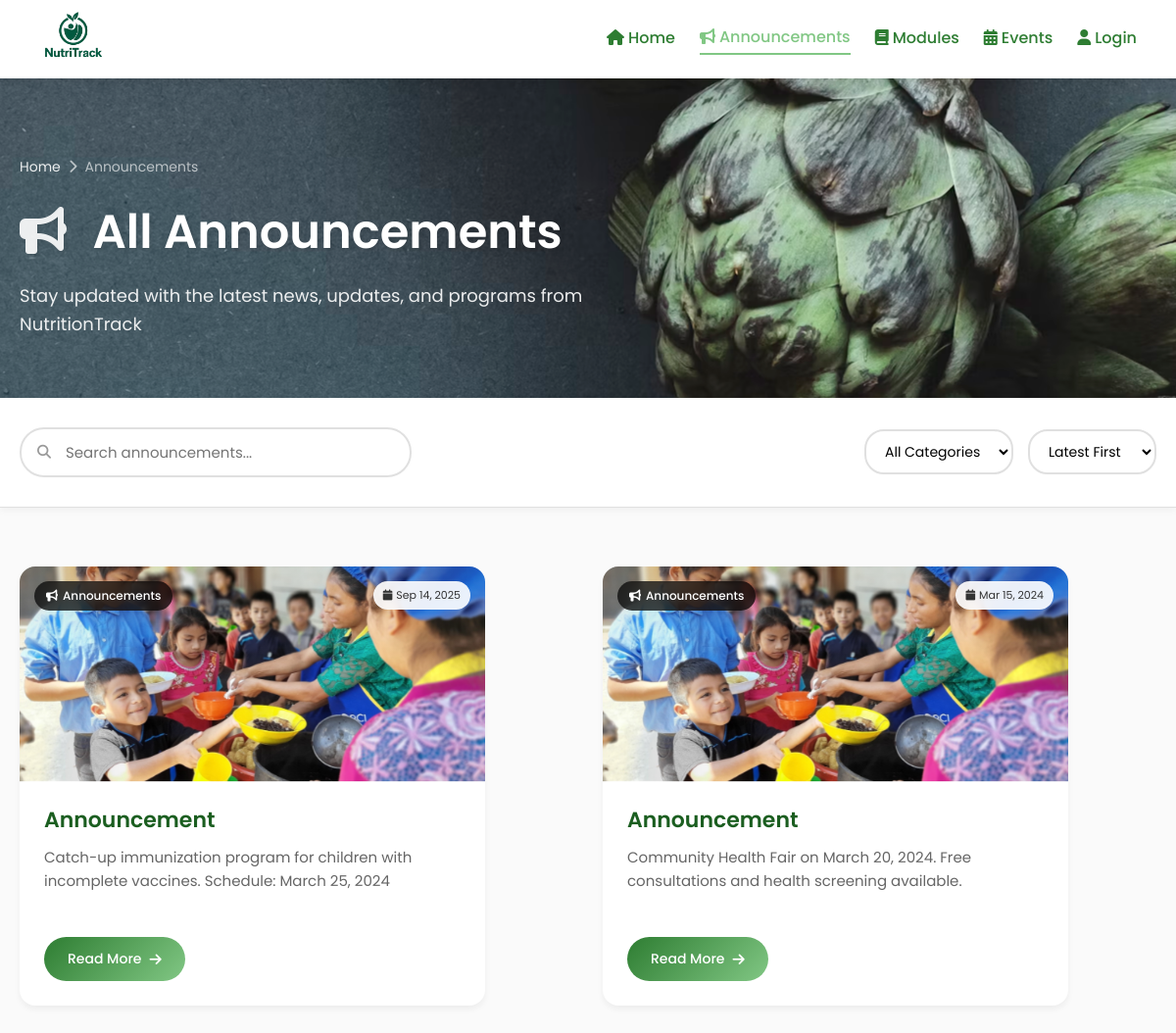
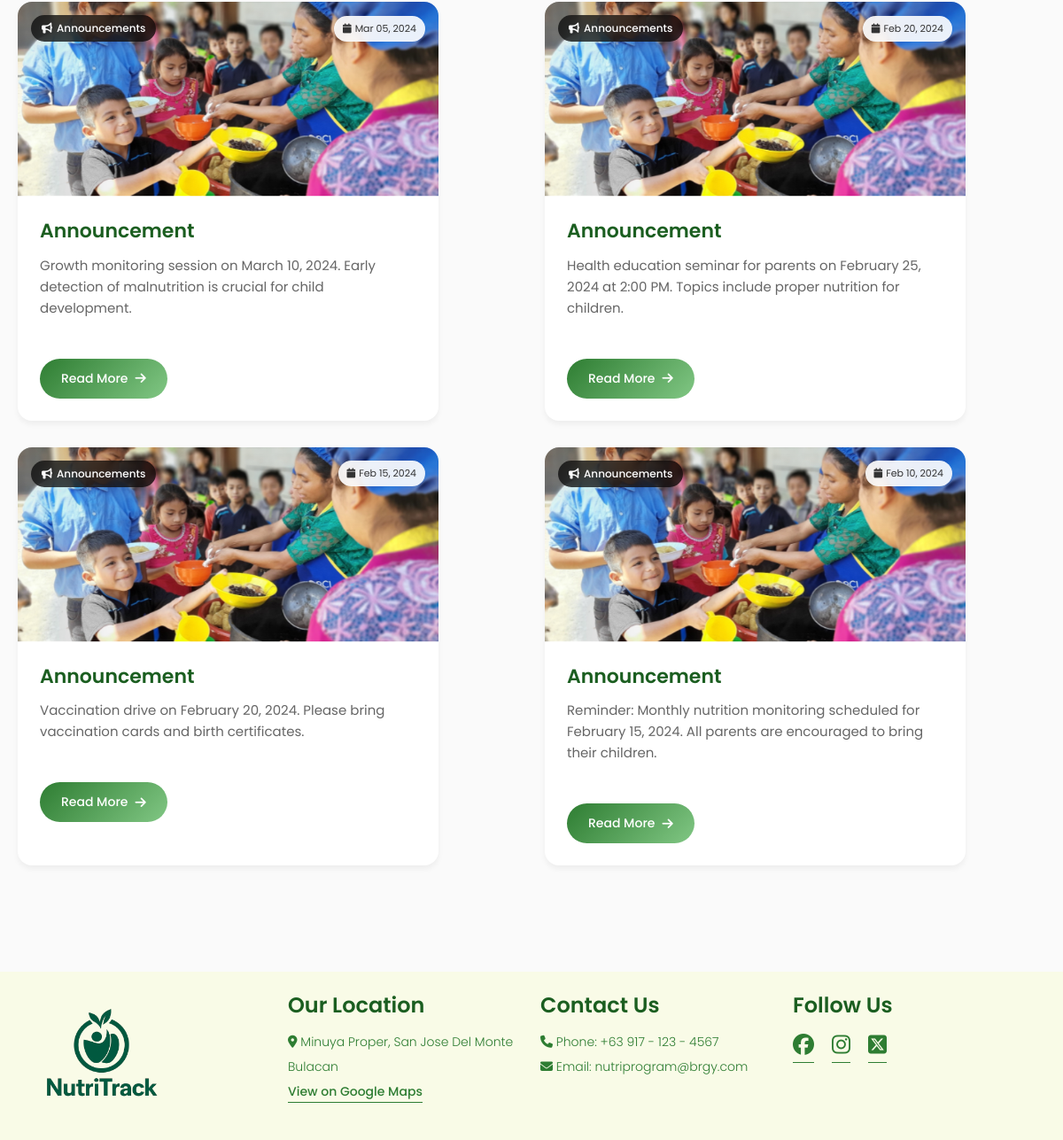
The app's page /components/announcements.php with its own data (2 pictures, top to bottom).
### tables this page shows
CREATE TABLE `tbl_announcements` (
  `announcement_id` int(11) NOT NULL,
  `title` varchar(50) NOT NULL,
  `user_id` int(11) DEFAULT NULL,
  `zone_id` int(11) DEFAULT NULL,
  `content` text NOT NULL,
  `img_content` varchar(255) DEFAULT NULL,
  `post_date` datetime DEFAULT current_timestamp()
);

### components/announcements.php (the view, shortened to what this page needs)
<?php
include_once '../backend/config.php';
?>
<!DOCTYPE html>
<html lang="en">
<head>
    <link rel="stylesheet" href="../styles/navbar.css">
    <link rel="stylesheet" href="../styles/footer.css">
    <link rel="stylesheet" href="../styles/announcements.css">
    <link rel="stylesheet" href="../styles/general.css">
    <link rel="stylesheet" href="https://cdnjs.cloudflare.com/ajax/libs/font-awesome/6.7.2/css/all.min.css">
</head>
<body>
    <?php include_once './navbar.php'; ?>
    <main>
        <div class="hero-section">
            <div class="hero-content">
                <div class="breadcrumb">
                    <a href="./home.php">Home</a>
                    <span><i class="fa-solid fa-chevron-right"></i></span>
                    <span>Announcements</span>
                </div>
                <h1>
                    <i class="fa-solid fa-bullhorn"></i>
                    All Announcements
                </h1>
                <p>Stay updated with the latest news, updates, and programs from NutritionTrack</p>
            </div>
        </div>
        <div class="filter-section">
            <div class="filter-container">
                <div class="search-box">
                    <input type="text" placeholder="Search announcements..." id="searchInput">
                    <i class="fa-solid fa-magnifying-glass"></i>
                </div>
                <div class="filter-options">
                    <select id="categoryFilter">
                        <option value="all">All Categories</option>
                    </select>
                    <select id="dateFilter">
                        <option value="latest">Latest First</option>
                    </select>
                </div>
            </div>
        </div>
        <div class="announcements-section">
            <div class="announcements-container">
                <div class="announcements-grid" id="announcementsGrid">
                    <?php
                        $query_anc = "SELECT ta.username, tz.zone_name, tba.announcement_id, tba.content, tba.img_content, tba.title, tba.post_date FROM tbl_announcements tba JOIN tbl_user ta ON tba.user_id = ta.user_id JOIN tbl_barangay tz ON tba.zone_id = tz.zone_id ORDER BY tba.post_date DESC";
                        $result_anc = $conn->query($query_anc);
                        if ($result_anc && $result_anc->num_rows > 0) {
                            while ($data_anc = $result_anc->fetch_assoc()) {
                    ?>
                    <article class="announcement-card"
                             data-category="programs"
                             data-date="<?php echo htmlspecialchars($data_anc['post_date']); ?>"
                             data-title="<?php echo htmlspecialchars($data_anc['title']); ?>"
                             data-content="<?php echo htmlspecialchars($data_anc['content']); ?>">
                        <div class="card-header">
                            <div class="category-badge announcements">
                                <i class="fa-solid fa-bullhorn"></i>
                                Announcements
                            </div>
                            <div class="date-badge">
                                <i class="fa-solid fa-calendar"></i>
                                <?php
                                    $formatted_date = date('M d, Y', strtotime($data_anc["post_date"]));
                                    echo $formatted_date;
                                ?>
                            </div>
                        </div>
                        <div class="card-image">
                            <img src="../assets/announcements/<?php echo htmlspecialchars($data_anc['img_content']); ?>" alt="<?php echo htmlspecialchars($data_anc['title']); ?>">
                        </div>
                        <div class="card-content">
                            <h2><?php echo htmlspecialchars($data_anc['title']); ?></h2>
                            <p><?php echo htmlspecialchars(substr($data_anc['content'], 0, 150)) . (strlen($data_anc['content']) > 150 ? '...' : ''); ?></p>
                        </div>
                        <div class="card-actions">
                            <a href="./announcement-detail.php?id=<?php echo $data_anc['announcement_id']; ?>" class="read-more-btn">
                                Read More
                                <i class="fa-solid fa-arrow-right"></i>
                            </a>
                        </div>
                    </article>
                    <?php
                        }
                    }
                    ?>
                </div>
            </div>
        </div>
    </main>
    <?php include_once './footer.php'; ?>
</body>
</html>

### styles/navbar.css (style rules this page uses)
:root { --primary-color: #2E7D32; --secondary-color: #81C784; --button-color: #FFB74D; --button-hover-color: #F57C00; --text-title-color: #1B5E20; --background-color: #F9FBE7; }

### styles/footer.css (style rules this page uses)
:root { --primary-color: #2E7D32; --secondary-color: #81C784; --button-color: #FFB74D; --button-hover-color: #F57C00; --text-title-color: #1B5E20; --bg-color: #F9FBE7; }

### styles/general.css (style rules this page uses)
* { margin: 0; padding: 0; box-sizing: border-box; font-family: 'Poppins', sans-serif; }
body { margin: 0; padding: 0; margin-top: 80px; }
a { text-decoration: none; color: inherit; }

### records on screen
tbl_announcements: post_date "Sep 14, 2025", img_content (picture), title "Announcement", content "Catch-up immunization program for children with incomplete vaccines. Schedule: March 25, 2024"
tbl_announcements: post_date "Mar 15, 2024", img_content (picture), title "Announcement", content "Community Health Fair on March 20, 2024. Free consultations and health screening available."
tbl_announcements: post_date "Mar 05, 2024", img_content (picture), title "Announcement", content "Growth monitoring session on March 10, 2024. Early detection of malnutrition is crucial for child development."
tbl_announcements: post_date "Feb 20, 2024", img_content (picture), title "Announcement", content "Health education seminar for parents on February 25, 2024 at 2:00 PM. Topics include proper nutrition for children."
tbl_announcements: post_date "Feb 15, 2024", img_content (picture), title "Announcement", content "Vaccination drive on February 20, 2024. Please bring vaccination cards and birth certificates."
tbl_announcements: post_date "Feb 10, 2024", img_content (picture), title "Announcement", content "Reminder: Monthly nutrition monitoring scheduled for February 15, 2024. All parents are encouraged to bring their children."
